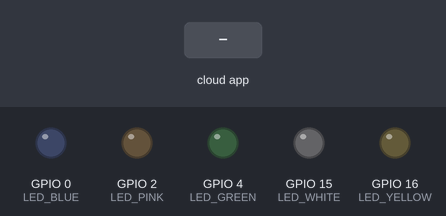
The sketch below on a simulated ESP8266 (Wemos D1 mini). Shown: output pins drawn as LEDs (lit = HIGH). The test bench sets the inputs (shaded band). WiFi joins after 1.5 s; servers stay silent unless stated; what the sketch prints to the serial monitor is not drawn.

Above: at 2.7 s.
2.8 s: the phone or cloud app sets yellow.lamp to 1
At 3.2 s:
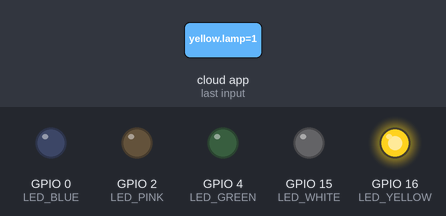
5.8 s: the phone or cloud app sets green.lamp to 1
8.8 s: the phone or cloud app sets blue.lamp to 1
At 8.8 s:
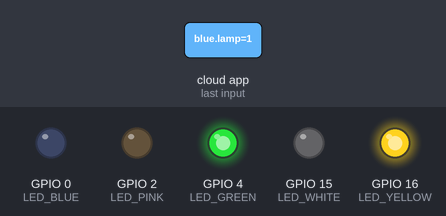
11.8 s: the phone or cloud app sets pink.lamp to 1
14.8 s: the phone or cloud app sets white.lamp to 1
At 15.9 s:
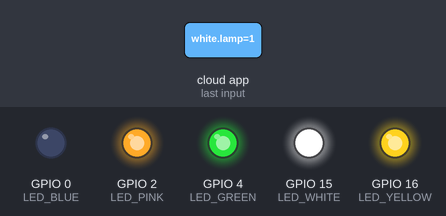
17.8 s: the phone or cloud app sets yellow.lamp to 0
At 18.5 s:
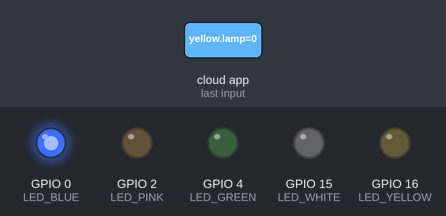
Timing chart, 0 to 21.8 s (numbered marks = the images above; inputs shaded):
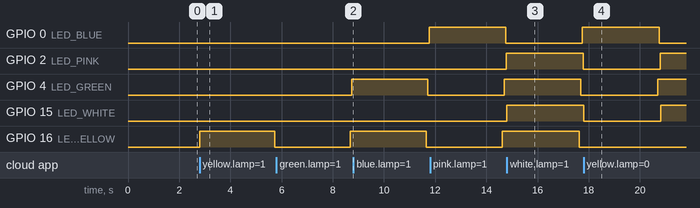

Measured:
- after the input at 2.8 s, GPIO 16 (LED_YELLOW): LOW → HIGH at once, → LOW 2.9 s later
- after the input at 5.8 s, GPIO 4 (LED_GREEN): LOW → HIGH after 2.9 s
- after the input at 8.8 s, GPIO 0 (LED_BLUE): LOW → HIGH after 3.0 s
- after the input at 11.8 s, GPIO 2 (LED_PINK): LOW → HIGH after 3.0 s
- after the input at 14.8 s, GPIO 15 (LED_WHITE): LOW → HIGH at once
- after the input at 17.8 s, GPIO 16 (LED_YELLOW): stays LOW (without the input it goes to HIGH after 2.8 s)

The sketch:

fauxmoESP_Flashing.ino
```cpp
#include <Arduino.h>
#ifdef ESP32
    #include <WiFi.h>
#else
    #include <ESP8266WiFi.h>
#endif
#include "fauxmoESP.h"

// Rename the credentials.sample.h file to credentials.h and
// edit it according to your router configuration
#include "credentials.h"

fauxmoESP fauxmo;

// -----------------------------------------------------------------------------

#define SERIAL_BAUDRATE     115200

#define LED_YELLOW          16
#define LED_GREEN           4
#define LED_BLUE            0
#define LED_PINK            2
#define LED_WHITE           15

#define ID_YELLOW           "yellow lamp"
#define ID_GREEN            "green lamp"
#define ID_BLUE             "blue lamp"
#define ID_PINK             "pink lamp"
#define ID_WHITE            "white lamp"

int lamp_states[5] = {0,0,0,0,0}; // will hold on/off states
int lamp_values[5] = {0,0,0,0,0}; // will hold values
int lamp_toggle_state[5] = {0,0,0,0,0}; // will hold current lamp toggle state
int lamp_counters[5] = {0,0,0,0,0}; // will hold timer count
unsigned long lamp_timer_last = millis();
int lamp_timer_period = 10; // count every 100 millis

// -----------------------------------------------------------------------------

// -----------------------------------------------------------------------------
// Wifi
// -----------------------------------------------------------------------------

void wifiSetup() {

    // Set WIFI module to STA mode
    WiFi.mode(WIFI_STA);

    // Connect
    Serial.printf("[WIFI] Connecting to %s ", WIFI_SSID);
    WiFi.begin(WIFI_SSID, WIFI_PASS);

    // Wait
    while (WiFi.status() != WL_CONNECTED) {
        Serial.print(".");
        delay(100);
    }
    Serial.println();

    // Connected!
    Serial.printf("[WIFI] STATION Mode, SSID: %s, IP address: %s\n", WiFi.SSID().c_str(), WiFi.localIP().toString().c_str());

}

void setup() {

    // Init serial port and clean garbage
    Serial.begin(SERIAL_BAUDRATE);
    Serial.println();
    Serial.println();

    // LEDs
    pinMode(LED_YELLOW, OUTPUT);
    pinMode(LED_GREEN, OUTPUT);
    pinMode(LED_BLUE, OUTPUT);
    pinMode(LED_PINK, OUTPUT);
    pinMode(LED_WHITE, OUTPUT);
    digitalWrite(LED_YELLOW, LOW);
    digitalWrite(LED_GREEN, LOW);
    digitalWrite(LED_BLUE, LOW);
    digitalWrite(LED_PINK, LOW);
    digitalWrite(LED_WHITE, LOW);


    // Wifi
    wifiSetup();

    // By default, fauxmoESP creates it's own webserver on the defined port
    // The TCP port must be 80 for gen3 devices (default is 1901)
    // This has to be done before the call to enable()
    fauxmo.createServer(true); // not needed, this is the default value
    fauxmo.setPort(80); // This is required for gen3 devices

    // You have to call enable(true) once you have a WiFi connection
    // You can enable or disable the library at any moment
    // Disabling it will prevent the devices from being discovered and switched
    fauxmo.enable(true);

    // You can use different ways to invoke alexa to modify the devices state:
    // "Alexa, turn yellow lamp on"
    // "Alexa, turn on yellow lamp
    // "Alexa, set yellow lamp to fifty" (50 means 50% of brightness, note, this example does not use this functionality)

    // Add virtual devices
    fauxmo.addDevice(ID_YELLOW);
    fauxmo.addDevice(ID_GREEN);
    fauxmo.addDevice(ID_BLUE);
    fauxmo.addDevice(ID_PINK);
    fauxmo.addDevice(ID_WHITE);

    fauxmo.onSetState([](unsigned char device_id, const char * device_name, bool state, unsigned char value) {

        // Callback when a command from Alexa is received.
        // You can use device_id or device_name to choose the element to perform an action onto (relay, LED,...)
        // State is a boolean (ON/OFF) and value a number from 0 to 255 (if you say "set kitchen light to 50%" you will receive a 128 here).
        // Just remember not to delay too much here, this is a callback, exit as soon as possible.
        // If you have to do something more involved here set a flag and process it in your main loop.

        Serial.printf("[MAIN] Device #%d (%s) state: %s value: %d\n", device_id, device_name, state ? "ON" : "OFF", value);

        // Checking for device_id is simpler if you are certain about the order they are loaded and it does not change.
        // Otherwise comparing the device_name is safer.

        if (strcmp(device_name, ID_YELLOW)==0) {
            digitalWrite(LED_YELLOW, state ? HIGH : LOW);
            lamp_states[0] = state;
            lamp_values[0]  =value;
        } else if (strcmp(device_name, ID_GREEN)==0) {
            digitalWrite(LED_GREEN, state ? HIGH : LOW);
            lamp_states[1] = state;
            lamp_values[1]  =value;
        } else if (strcmp(device_name, ID_BLUE)==0) {
            digitalWrite(LED_BLUE, state ? HIGH : LOW);
            lamp_states[2] = state;
            lamp_values[2]  =value;
        } else if (strcmp(device_name, ID_PINK)==0) {
            digitalWrite(LED_PINK, state ? HIGH : LOW);
            lamp_states[3] = state;
            lamp_values[3]  =value;
        } else if (strcmp(device_name, ID_WHITE)==0) {
            digitalWrite(LED_WHITE, state ? HIGH : LOW);
            lamp_states[4] = state;
            lamp_values[4]  =value;
        }

    });

}


void loop() {

    // fauxmoESP uses an async TCP server but a sync UDP server
    // Therefore, we have to manually poll for UDP packets
    fauxmo.handle();

    // This is a sample code to output free heap every 5 seconds
    // This is a cheap way to detect memory leaks
    static unsigned long last = millis();
    if (millis() - last > 5000) {
        last = millis();
        Serial.printf("[MAIN] Free heap: %d bytes\n", ESP.getFreeHeap());
    }

    // If your device state is changed by any other means (MQTT, physical button,...)
    // you can instruct the library to report the new state to Alexa on next request:
    // fauxmo.setState(ID_YELLOW, true, 255);

    // handle lamp toggles

    // int[5] lamp_states = {0,0,0,0,0}; // will hold on/off states
    // int[5] lamp_values = {0,0,0,0,0}; // will hold values
    // int[5] lamp_toggle_state = {0,0,0,0,0}; // will hold current lamp toggle state// int[5] lamp_counters = {0,0,0,0,0}; // will hold timer count
    // unsigned long lamp_timer_last = millis();
    // int lamp_timer_period = 100; // count every 100 millis

    if(millis() - lamp_timer_last > lamp_timer_period) {
      // do lamp toggle count
      lamp_timer_last = millis();

      // yellow
      lamp_counters[0] = lamp_counters[0] - 1;
      if(lamp_counters[0] <= 0){
        lamp_toggle_state[0] = !lamp_toggle_state[0]; // toggle lamp state
        lamp_counters[0] = lamp_values[0]; // reset toggle count
        if(lamp_states[0]){
          // set output if lamp is on
          digitalWrite(LED_YELLOW, lamp_toggle_state[0] ? HIGH : LOW);
        }
        else {
          // turn it off
          digitalWrite(LED_YELLOW, LOW);
        }
      }

      // green
      lamp_counters[1] = lamp_counters[1] - 1;
      if(lamp_counters[1] <= 0){
        lamp_toggle_state[1] = !lamp_toggle_state[1]; // toggle lamp state
        lamp_counters[1] = lamp_values[1]; // reset toggle count
        if(lamp_states[1]){
          // set output if lamp is on
          digitalWrite(LED_GREEN, lamp_toggle_state[1] ? HIGH : LOW);
        }
        else {
          // turn it off
          digitalWrite(LED_GREEN, LOW);
        }
      }

      // blue
      lamp_counters[2] = lamp_counters[2] - 1;
      if(lamp_counters[2] <= 0){
        lamp_toggle_state[2] = !lamp_toggle_state[2]; // toggle lamp state
        lamp_counters[2] = lamp_values[2]; // reset toggle count
        if(lamp_states[2]){
          // set output if lamp is on
          digitalWrite(LED_BLUE, lamp_toggle_state[2] ? HIGH : LOW);
        }
        else {
          // turn it off
          digitalWrite(LED_BLUE, LOW);
        }
      }

      // pink
      lamp_counters[3] = lamp_counters[3] - 1;
      if(lamp_counters[3] <= 0){
        lamp_toggle_state[3] = !lamp_toggle_state[3]; // toggle lamp state
        lamp_counters[3] = lamp_values[3]; // reset toggle count
        if(lamp_states[3]){
          // set output if lamp is on
          digitalWrite(LED_PINK, lamp_toggle_state[3] ? HIGH : LOW);
        }
        else {
          // turn it off
          digitalWrite(LED_PINK, LOW);
        }
      }

      // white
      lamp_counters[4] = lamp_counters[4] - 1;
      if(lamp_counters[4] <= 0){
        lamp_toggle_state[4] = !lamp_toggle_state[4]; // toggle lamp state
        lamp_counters[4] = lamp_values[4]; // reset toggle count
        if(lamp_states[4]){
          // set output if lamp is on
          digitalWrite(LED_WHITE, lamp_toggle_state[4] ? HIGH : LOW);
        }
        else {
          // turn it off
          digitalWrite(LED_WHITE, LOW);
        }
      }

    }

}
```

credentials.h
```cpp
#define WIFI_SSID "put your wifi ssid in here"
#define WIFI_PASS "put your wifi password in here"
```
